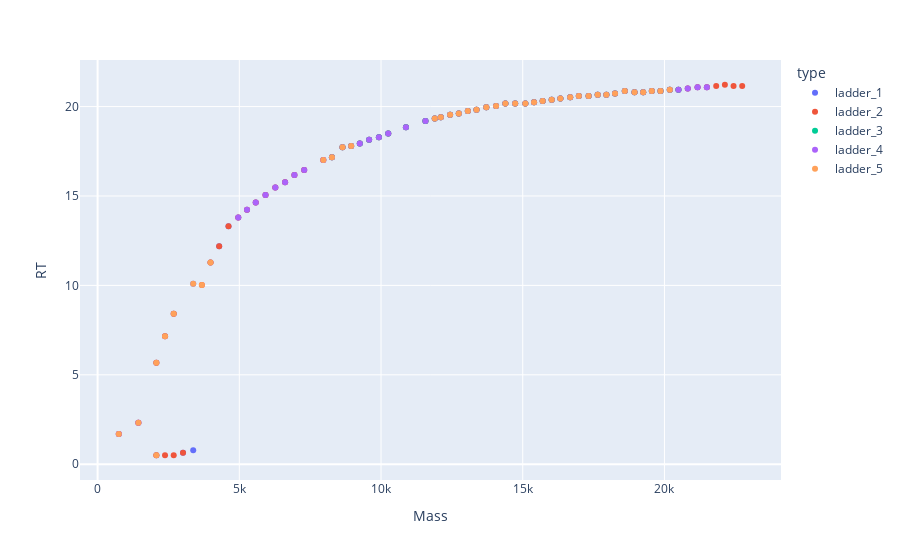

The notebook cell this image was saved under:
### Code cell
plotly_multi_zones(df_combined_5ps)
